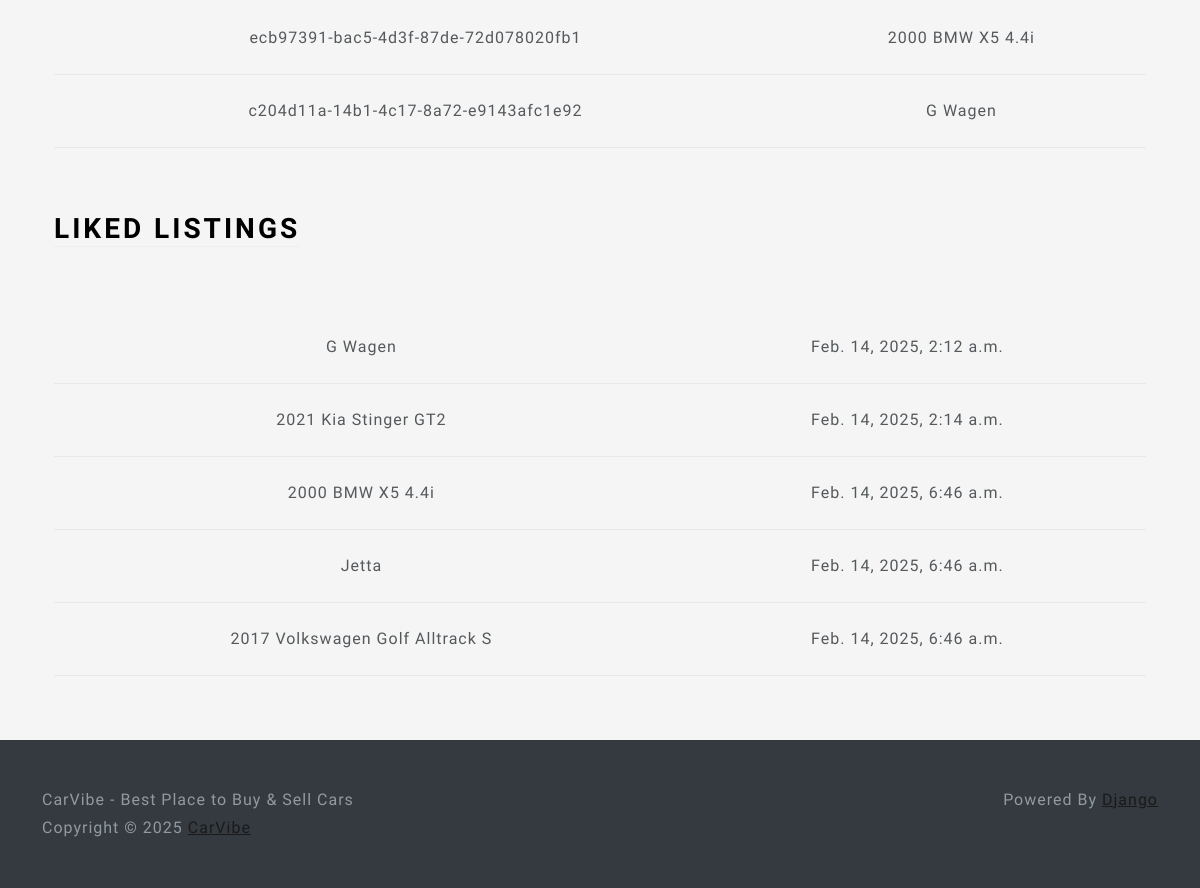
The page /profile/ (signed in, lower part) on the database as committed earlier.
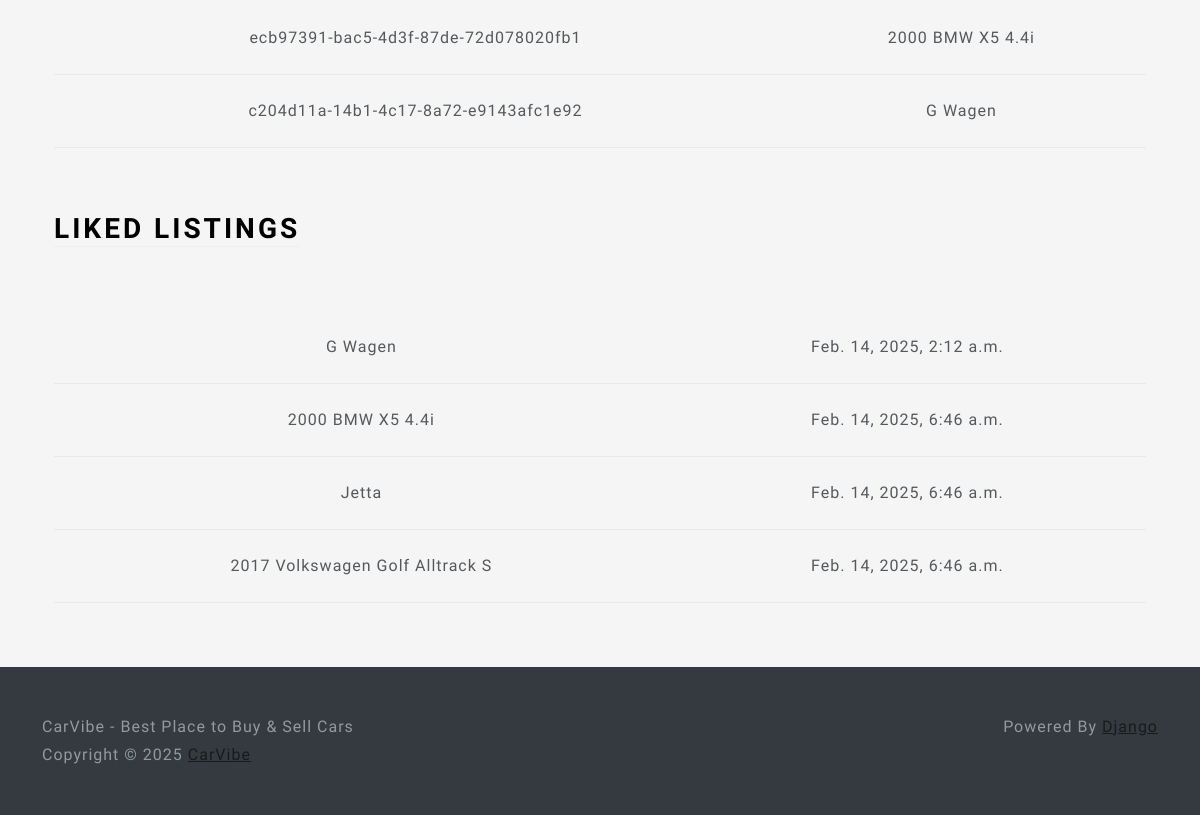
The same page on the database as committed later.
### main/models.py (models this page shows, shortened)
class Listing(models.Model):
    id = models.UUIDField(primary_key=True, default=uuid.uuid4, unique=True, editable=False)
    created_at = models.DateTimeField(auto_now_add=True)
    updated_at = models.DateTimeField(auto_now=True)
    seller = models.ForeignKey(Profile, on_delete=models.CASCADE)
    brand = models.CharField(max_length=24, choices=CARS_BRANDS, default=None)
    model = models.CharField(max_length=64)
    vin = models.CharField(max_length=17)
    mileage = models.IntegerField(default=0)
    color = models.CharField(max_length=24)
    description = models.TextField()
    engine = models.CharField(max_length=24)
    transmission = models.CharField(max_length=24, choices=TRANSMISSION_OPTIONS, default=None)
    location = models.OneToOneField(Location, on_delete=models.SET_NULL, null=True)
    image = models.ImageField(upload_to=user_listing_path)

class LikedListing(models.Model):
    profile = models.ForeignKey(Profile, on_delete = models.CASCADE)
    listing = models.ForeignKey(Listing, on_delete=models.CASCADE)
    like_date = models.DateTimeField(auto_now_add=True)

### users/views.py (the view, shortened to what this page needs)
# urls.py: path('profile/', ProfileView.as_view(), name='profile'),
@method_decorator(login_required, name='dispatch')
class ProfileView(View):
    def get(self,request):
        user_listings = Listing.objects.filter(seller=request.user.profile)
        user_liked_listings = LikedListing.objects.filter(profile=request.user.profile)
        user_form = UserForm(instance=request.user)
        profile_form  = ProfileForm(instance=request.user.profile)
        location_form =LocationForm(instance=request.user.profile.location)
        return render(request, 'views/profile.html',{'user_form':user_form, 'profile_form':profile_form, 'location_form':location_form, 'user_listings':user_listings, 'user_liked_listings': user_liked_listings,})

### users/templates/views/profile.html (shortened to what this page needs)
{% extends 'base/base.html' %}
{% load static %}
{% load crispy_forms_tags %}
{% block 'body' %}
<div class="container-fluid text-center py-5">
    <div class="container px-4">
        <table class="table table-hover">
            <tbody>
                {% for listing in user_listings %}
                <tr>
                    <td>{{ listing.id }}</td>
                    <td>{{listing.model }}</td>
                </tr>
                {% endfor %}
            </tbody>
        </table>
    </div>
    <div class="container px-4">
        <div class="row g-4 py-5">
            <div class="col d-flex align-items-start">
                <div>
                    <h2 class="mb-3 border-bottom" style="color: black">Liked Listings</h2>
                </div>
            </div>
        </div>
        <table class="table table-hover">
            <tbody>
                {% for liked_listing in user_liked_listings %}
                <tr>
                    <td>{{ liked_listing.listing.model }}</td>
                    <td>{{ liked_listing.like_date }}</td>
                </tr>
                {% endfor %}
            </tbody>
        </table>
    </div>
</div>
{% endblock %}

Rows that differ between the two databases and show on the page:
removed LikedListing: listing.model "2021 Kia Stinger GT2", like_date "Feb. 14, 2025, 2:14 a.m."
